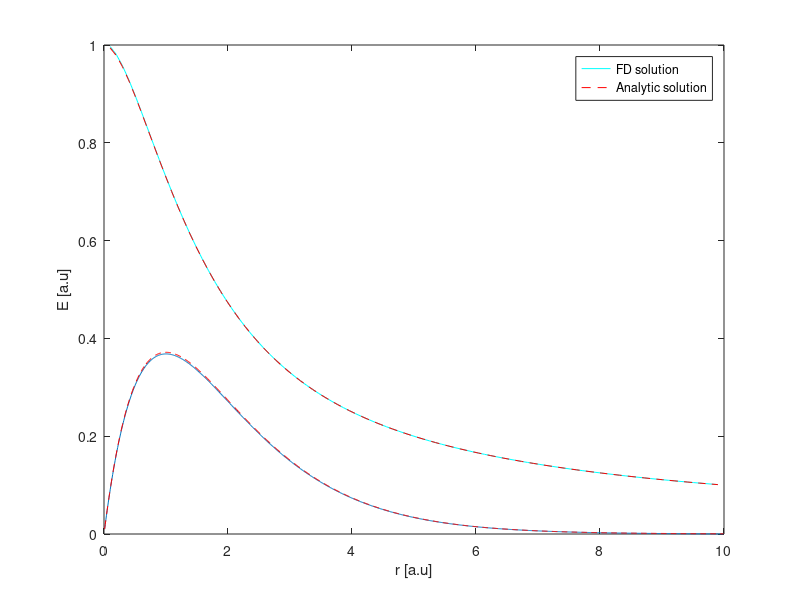

Write MATLAB code to recreate this figure.
%% Task 1
close all, clc

% r
r_min = 0;
r_max = 10;
N = 100;
r = linspace(r_min,r_max,N+2);
r = r(2:end-1)';
h = r(2) - r(1);
Z=1;
n=@(r) 1/(4*pi)*Z^3*4*exp(-2*Z*r);
UN = 1;

% A
A = zeros(N,N);
for i = 2:N-1
   A(i,i) = -2/h^2;
   A(i,i-1) = 1/h^2;
   A(i,i+1) = 1/h^2;   
end
A(1,1) = -2/h^2;
A(N,N) = -2/h^2;
A(N,N-1) = 1/h^2;
A(1,2) = 1/h^2;

% b
b = zeros(N,1);
for i = 1:N
   b(i) = -4*pi*r(i)*n(r(i));
end
b(N) = b(N) - UN/h^2;

U = A\b;

plot(r,U./r,'cyan')
hold on
V_H = 1./r - (1+1./r).*exp(-2*r);
plot(r,V_H,'--r')
xlabel('r [a.u]')
ylabel('E [a.u]')
legend('FD solution', 'Hartree potential')

%% Task 2
% r
close all,clc
r_min = 0;
r_max = 10;
N = 1000;
r = linspace(r_min,r_max,N+2);
r = r(2:end-1)';
h = r(2) - r(1);

% A
A = zeros(N,N);
for i = 2:N-1
   A(i,i) = 1/h^2 - 1/r(i);
   A(i,i-1) = -1/(2*h^2);
   A(i,i+1) = -1/(2*h^2);   
end
A(1,1) = 1/h^2 - 1/r(1);
A(N,N) = 1/h^2 - 1/r(N);
A(N,N-1) = -1/(2*h^2);
A(1,2) = -1/(2*h^2);

% epsilon
[F,lambda] = eig(A);
epsilon = lambda(1)
f = F(:,1)/trapz(r,F(:,1));

plot(r,f)
hold on
f_anal = 1/sqrt(pi)*exp(-r);
f_anal = f_anal/trapz(r,f_anal);
plot(r,r.*f_anal,'--r')
xlabel('r [a.u]')
ylabel('E [a.u]')
legend('FD solution', 'Analytic solution')

%% Task 3
clc, close all
% r
r_min = 0;
r_max = 10;
N = 100;
r = linspace(r_min,r_max,N+2);
r = r(2:end-1)';
h = r(2) - r(1);
Z = 2;

% Initial wave-function
psi1 = 1/sqrt(4*pi)*Z^(3/2)*2*exp(-Z*r);
